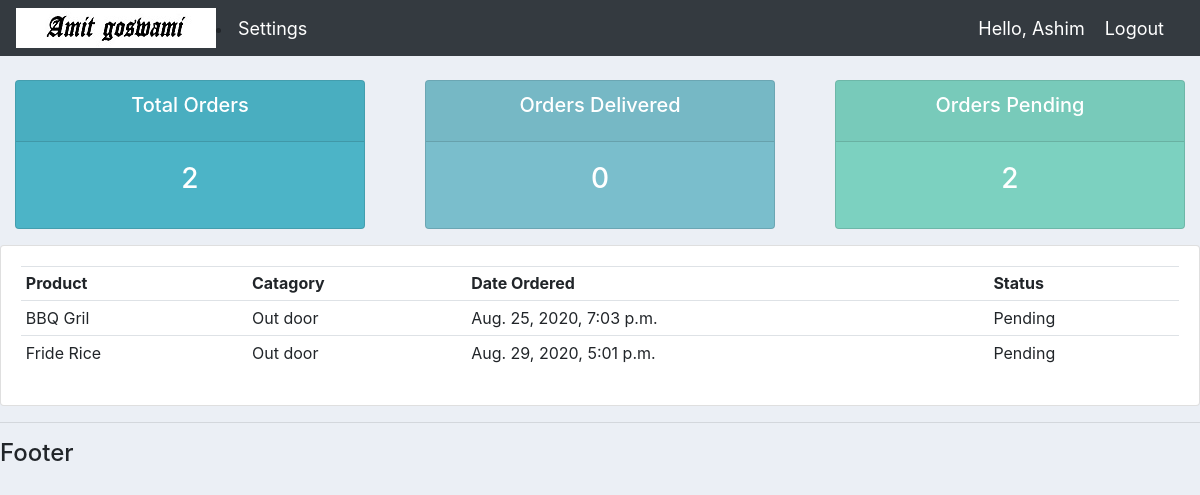
The page /user/ (signed in) on the database its author committed.
### accounts/models.py (models this page shows, shortened)
class Order(models.Model):
	STATUS = (
		('Pending','Pending'),
		('Out for delivery', 'Out for delivery'),
		('Delivered','Delivered'),
	)
	customer = models.ForeignKey(Customer, null=True, on_delete=models.SET_NULL)
	product = models.ForeignKey(Product, null=True, on_delete=models.SET_NULL)
	date_created = models.DateTimeField(auto_now_add=True, null=True)
	status = models.CharField(max_length=200, null=True, choices=STATUS)

class Product(models.Model):
	CATEGORY = (
		('Indoor', 'Indoor'),
		('Out door', 'Out door'),
	)
	name = models.CharField(max_length=200, null=True)
	price = models.FloatField(null=True)
	category = models.CharField(max_length=200, null=True, choices=CATEGORY)
	description = models.CharField(max_length=200, null=True, blank=True)
	date_created = models.DateTimeField(auto_now_add=True, null=True)
	tags = models.ManyToManyField(Tag)
	def __str__(self):
		return self.name

### accounts/decorators.py (the view)
        def wrapper_func(request, *args, **kwargs):
            group = None
            if request.user.groups.exists():
                group = request.user.groups.all()[0].name
            if group in allowed_roles:
                return view_func(request, *args, **kwargs)
            else:
                return HttpResponse('you are not authorized to view this course.')

### accounts/views.py (called while the page is built)
@login_required(login_url='login')
@allowed_users(allowed_roles=['customer'])
def userPage(request):
	orders = request.user.customer.order_set.all()
	total_orders = orders.count()
	delivered = orders.filter(status='Delivered').count()
	pending = orders.filter(status='Pending').count()
	context = {'orders':orders, 'total_orders':total_orders, 'delivered':delivered, 'pending':pending}
	return render(request, 'accounts/user.html', context)

### accounts/templates/accounts/user.html
{% extends 'accounts/main.html' %}
{% block content %}
{%include 'accounts/status.html'%}
<div class="row">
	<div class="col-md">
		<div class="card card-body">
			<table class="table table-sm">
				<tr>
					<th>Product</th>
					<th>Catagory</th>
					<th>Date Ordered</th>
					<th>Status</th>
				</tr>
				{% for order in orders %}
				<tr>
					<td>{{order.product}}</td>
					<td>{{order.product.category}}</td>
					<td>{{order.date_created}}</td>
					<td>{{order.status}}</td>
				</tr>
				{% endfor %}
			</table>
		</div>
	</div>
</div>
{% endblock content %}

### accounts/templates/accounts/navbar.html (shortened to what this page needs)
{% load static %}
<nav class="navbar navbar-expand-lg navbar-dark bg-dark">
  <img src="{% static 'images/logo1.jpg' %}">
  <div class="collapse navbar-collapse" id="navbarNav">
    {% if request.user.is_staff %}
    <ul class="navbar-nav">
      <li class="nav-item active">
        <a class="nav-link" href="{% url 'home' %}">Dashboard</a>
      </li>
      <li class="nav-item">
        <a class="nav-link" href="{% url 'products' %}">Products</a>
      </li>
    </ul>
    {% else %}
       <li class="nav-item">
        <a class="hello-msg" href="{% url 'account' %}">Settings</a>
      </li>
    {% endif %}
  </div>
  <span class="hello-msg">Hello, {{request.user}}</span>
  <span><a class="hello-msg" href="{% url 'logout' %}">Logout</a></span>
</nav>

### static/css/main.css (style rules this page uses)
body { background-color: #ebeff5; }

### accounts/templates/accounts/navbar.html (style rules this page uses)
.hello-msg { font-size: 18px; color: #fff; margin-right: 20px; }

### rows shown on the page
Order: product "BBQ Gril", product.category "Out door", date_created "Aug. 25, 2020, 7:03 p.m.", status "Pending"
Order: product "Fride Rice", product.category "Out door", date_created "Aug. 29, 2020, 5:01 p.m.", status "Pending"

### other values the page prints
{{ request.user }} "Ashim"
{{ total_orders }} "2"
{{ delivered }} "0"
{{ pending }} "2"
